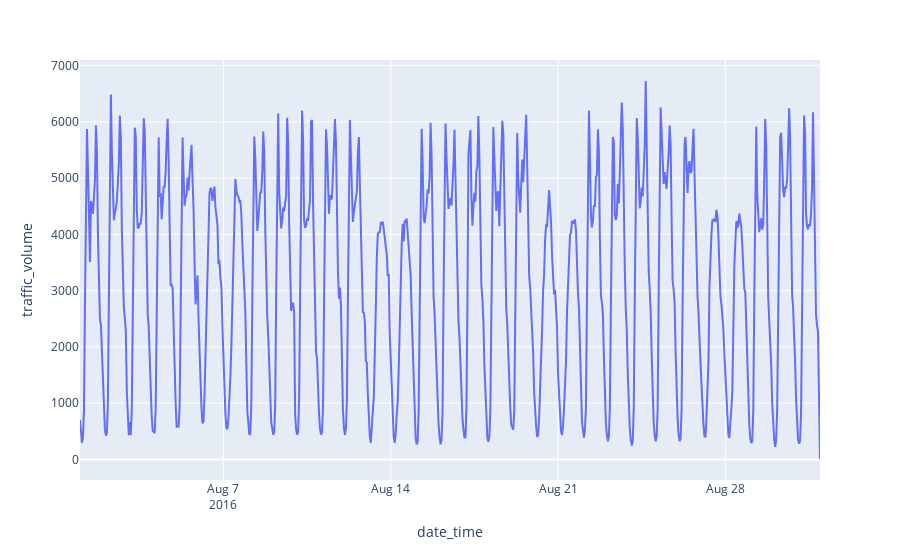

The cell this chart's notebook holds for it:
### Code cell
px.line(new_df, x='date_time', y='traffic_volume')

### Figure 1 — Plotly figure (JSON) as saved in the notebook; plotly's stock layout.template omitted (floating-point values rounded to 4 significant figures; data arrays with more than 128 entries replaced by an {"elided": "..."} marker saying what was removed)
{"data": [{"hovertemplate": "date_time=%{x}<br>traffic_volume=%{y}<extra></extra>", "legendgroup": "", "line": {"color": "#636efa", "dash": "solid"}, "marker": {"symbol": "circle"}, "mode": "lines", "name": "", "orientation": "v", "showlegend": false, "type": "scatter", "x": {"elided": "826 str values"}, "xaxis": "x", "y": {"elided": "826 int values"}, "yaxis": "y"}], "layout": {"legend": {"tracegroupgap": 0}, "margin": {"t": 60}, "xaxis": {"anchor": "y", "domain": [0, 1], "title": {"text": "date_time"}}, "yaxis": {"anchor": "x", "domain": [0, 1], "title": {"text": "traffic_volume"}}}}
